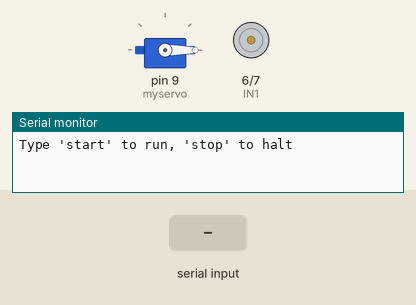
Recording of a sketch running on a simulated Arduino Uno, built with avr-gcc and run on an emulated ATmega328P. On the bench: servo, motor-driver pin pairs drawn as motors (green arrow = first pin HIGH = forward, orange = second pin HIGH = backward, longer = more drive, scaled by the enable pin), the last lines printed to the serial monitor. Inputs (shaded band) come from the test bench.

Above: at 1.2 s.
1.3 s: "start\n" received over Serial
At 1.45 s:
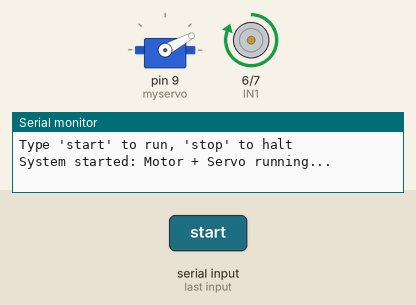
At 2.06 s:
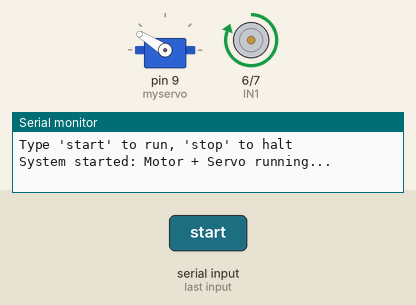
4.3 s: "stop\n" received over Serial
At 6.2 s:
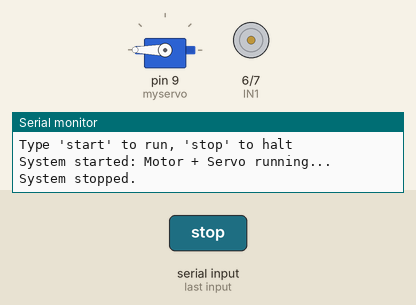
Timing chart, 0 to 7.7 s (numbered marks = the images above; inputs shaded):
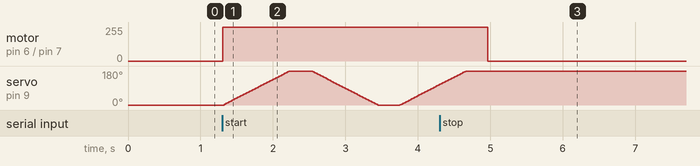

The sketch:

project4.ino
```cpp
#include <Servo.h>  // Include the Servo library for controlling servo motors

Servo myservo;  // Create a Servo object to control the servo motor

// Define L298N motor driver pins
const int ENA = 5;  // ENA pin (PWM) for controlling motor speed
const int IN1 = 6;  // IN1 pin for controlling motor direction
const int IN2 = 7;  // IN2 pin for controlling motor direction

// State variables
bool flipped = false;   // Keeps track of servo swing direction (false: 0→180, true: 180→0)
bool started = false;   // Flag to indicate if the system is running (triggered via serial input)

void setup() {
  Serial.begin(9600);  // Initialize serial communication at 9600 baud

  // Initialize the servo on pin D9 and set its starting angle to 0 degrees
  myservo.attach(9);
  myservo.write(0);

  // Set motor control pins as outputs
  pinMode(ENA, OUTPUT);
  pinMode(IN1, OUTPUT);
  pinMode(IN2, OUTPUT);

  // Stop the motor initially
  analogWrite(ENA, 0);

  // Print user instructions to the serial monitor
  Serial.println("Type 'start' to run, 'stop' to halt");
}

void loop() {
  // Check for incoming serial input
  if (Serial.available()) {
    String command = Serial.readStringUntil('\n');  // Read the input until a newline
    command.trim();  // Remove leading/trailing whitespace or line endings

    // Start command received
    if (command == "start") {
      started = true;
      Serial.println("System started: Motor + Servo running...");
    }
    // Stop command received
    else if (command == "stop") {
      started = false;
      Serial.println("System stopped.");

      // Stop the motor immediately
      analogWrite(ENA, 0);
    }
  }

  // If system is running, perform motor and servo actions
  if (started) {
    // Set motor to rotate forward
    digitalWrite(IN1, HIGH);
    digitalWrite(IN2, LOW);
    analogWrite(ENA, 255);  // Set motor speed to maximum

    // Servo swing logic
    if (flipped) {
      // Move servo from 180° to 0°
      for (int i = 180; i >= 0; i--) {
        if (!started) break;  // Interrupt swing if system is stopped mid-way
        myservo.write(i);     // Set servo to angle i
        delay(5);             // Delay for smooth movement
      }
    } else {
      // Move servo from 0° to 180°
      for (int i = 0; i <= 180; i++) {
        if (!started) break;
        myservo.write(i);
        delay(5);
      }
    }

    flipped = !flipped;  // Flip direction for next swing
    delay(300);          // Small pause between swings
  }
}
```

Measured:
- after the input at 1.3 s, motor on pin 6 (IN1) / pin 7 (IN2): stopped → forward 255/255 at once
- after the input at 4.3 s, motor on pin 6 (IN1) / pin 7 (IN2): forward 255/255 → stopped after 0.66 s; servo on pin 9 (myservo): goes on until 4.7 s, then stays 180°
